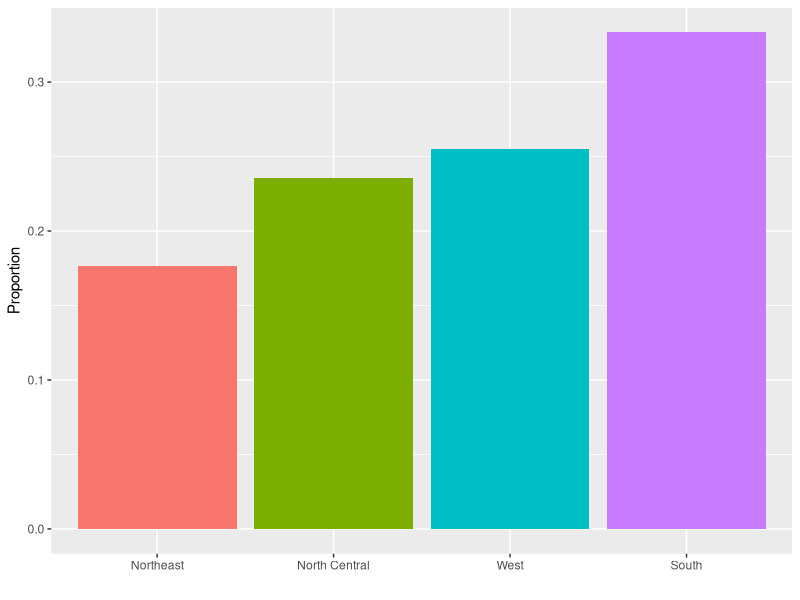
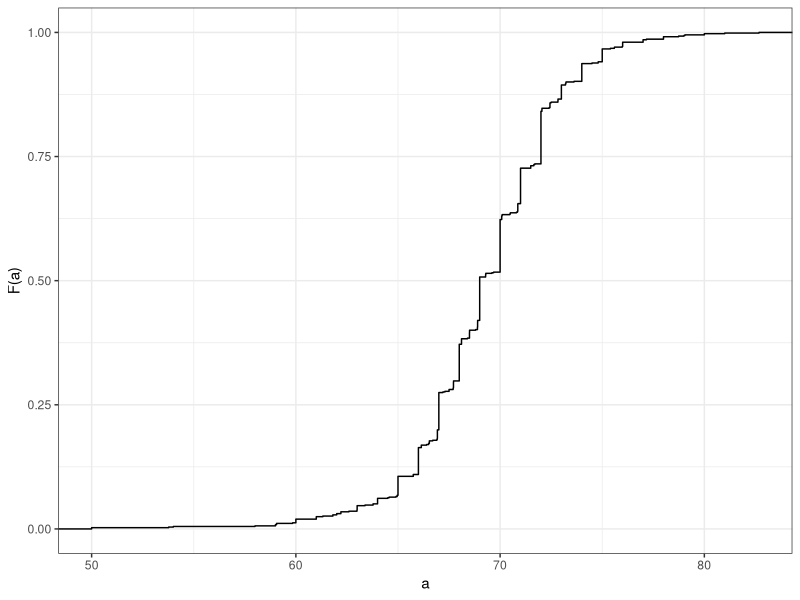
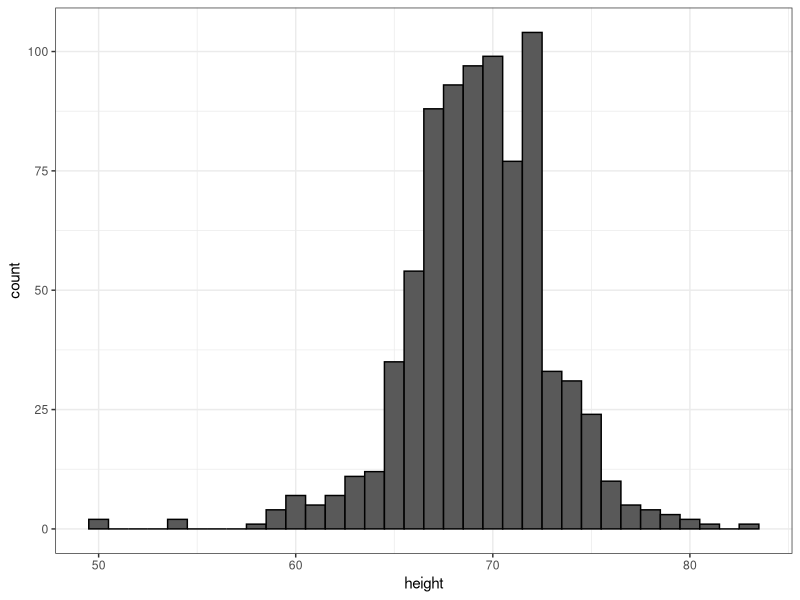
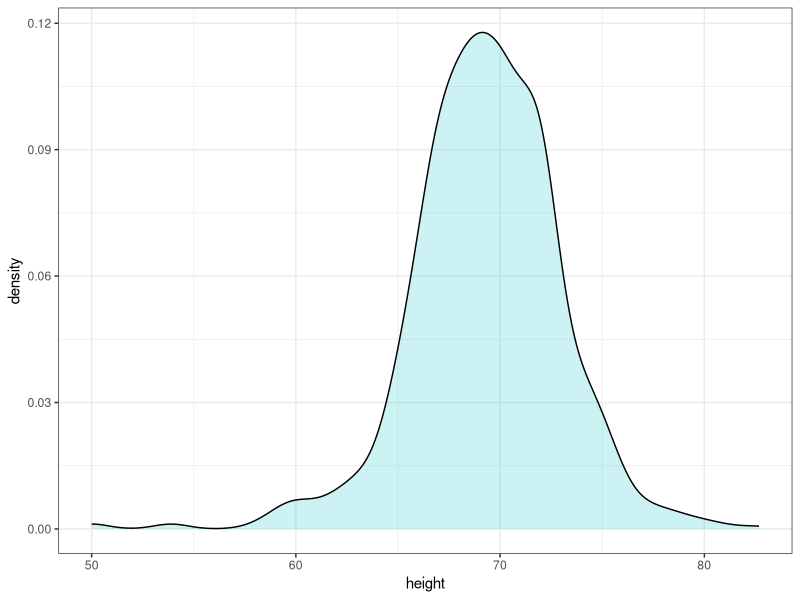
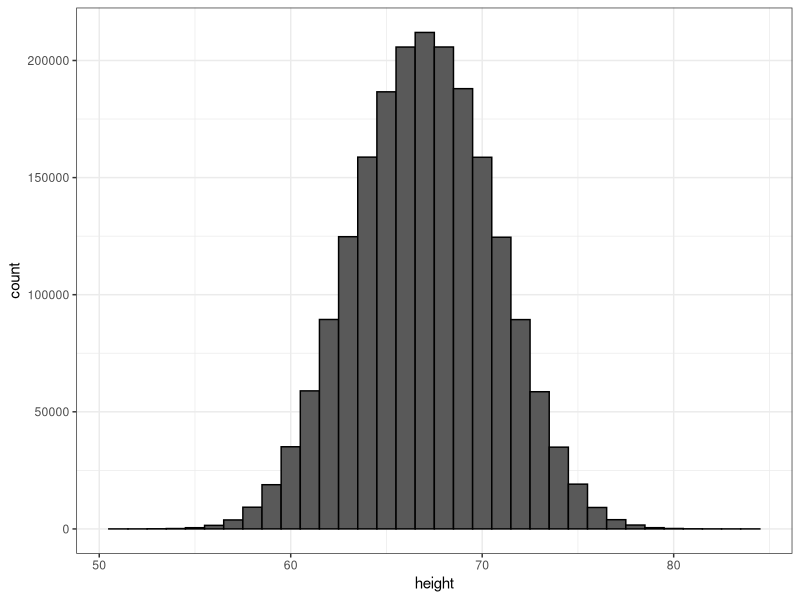
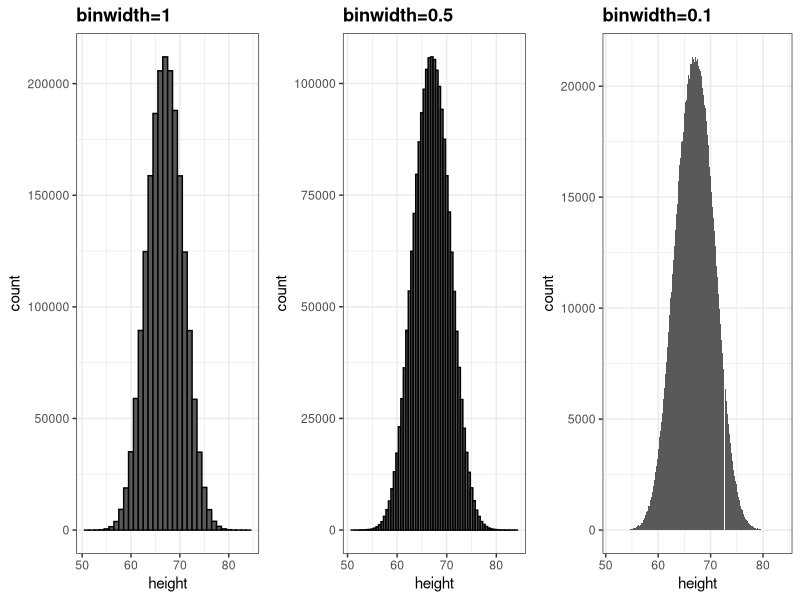
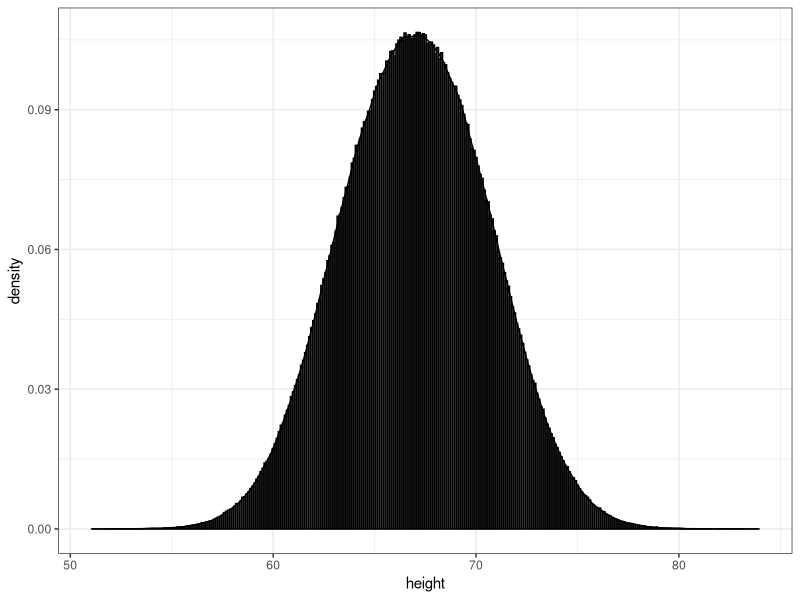
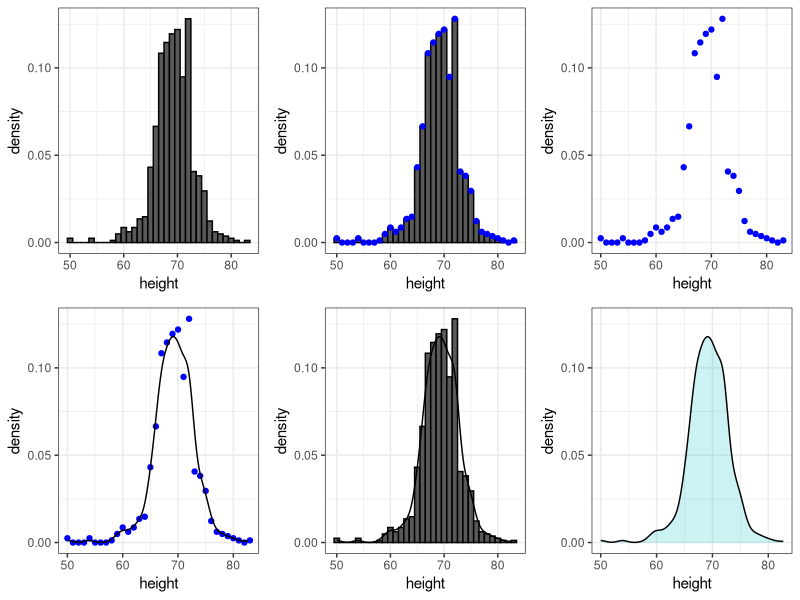

R code for these plots, in order:
## ---- chunk 1
library(tidyverse)
library(dslabs)
data(heights)
## ---- chunk 2
prop.table(table(heights$sex))
## ---- chunk 3
murders %>% group_by(region) %>%
summarize(n = n()) %>%
mutate(Proportion = n/sum(n),
region = reorder(region, Proportion)) %>%
ggplot(aes(x=region, y=Proportion, fill=region)) +
geom_bar(stat = "identity", show.legend = FALSE) +
xlab("")
## ---- chunk 4
ds_theme_set()
heights %>% filter(sex=="Male") %>% ggplot(aes(height)) +
stat_ecdf() +
ylab("F(a)") + xlab("a")
## ---- chunk 5
heights %>%
filter(sex=="Male") %>%
ggplot(aes(height)) +
geom_histogram(binwidth = 1, color = "black")
## ---- chunk 6
heights %>%
filter(sex=="Male") %>%
ggplot(aes(height)) +
geom_density(alpha = .2, fill= "#00BFC4", color = 0) +
geom_line(stat='density')
## ---- chunk 7
set.seed(1988)
x <- data.frame(height = c(rnorm(1000000,69,3), rnorm(1000000,65,3)))
x %>% ggplot(aes(height)) + geom_histogram(binwidth = 1, color = "black")
## ---- chunk 8
p1 <- x %>% ggplot(aes(height)) + geom_histogram(binwidth = 1, color = "black") + ggtitle("binwidth=1")
p2 <- x %>% ggplot(aes(height)) + geom_histogram(binwidth = 0.5, color="black") + ggtitle("binwidth=0.5")
p3 <- x %>% ggplot(aes(height)) + geom_histogram(binwidth = 0.1) + ggtitle("binwidth=0.1")
library(gridExtra)
grid.arrange(p1, p2, p3, nrow = 1)
## ---- chunk 9
x %>% ggplot(aes(height)) +
geom_histogram(aes(y=..density..), binwidth = 0.1, color = I("black")) +
geom_line(stat='density')
## ---- chunk 10
hist1 <- heights %>%
filter(sex=="Male") %>%
ggplot(aes(height)) +
geom_histogram(aes(y=..density..), binwidth = 1, color="black")
hist2 <- hist1 +
geom_line(stat='density')
hist3 <- hist1 +
geom_point(data = ggplot_build(hist2)$data[[1]], aes(x,y), col = "blue")
hist4 <- ggplot() + geom_point(data = ggplot_build(hist2)$data[[1]], aes(x,y), col = "blue") +
xlab("height") + ylab("density")
hist5 <- hist4 + geom_line(data = ggplot_build(hist2)$data[[2]], aes(x,y))
hist6 <- heights %>%
filter(sex=="Male") %>%
ggplot(aes(height)) +
geom_density(alpha = 0.2, fill="#00BFC4", col = 0) +
geom_line(stat='density') +
scale_y_continuous(limits = layer_scales(hist2)$y$range$range)

grid.arrange(hist1, hist3, hist4, hist5, hist2, hist6, nrow=2)
## ---- chunk 11
p1 <- heights %>%
filter(sex=="Male")%>% ggplot(aes(height)) +
geom_histogram(aes(y=..density..), binwidth = 1, alpha = 0.5) +
geom_line(stat='density', adjust = 0.5)

p2 <- heights %>%
filter(sex=="Male") %>% ggplot(aes(height)) +
geom_histogram(aes(y=..density..), binwidth = 1, alpha = 0.5) +
geom_line(stat='density', adjust = 2)

grid.arrange(p1,p2, ncol=2)
## ---- chunk 12
d <- with(heights, density(height[sex=="Male"]))
tmp <- data.frame(height=d$x, density=d$y)
tmp %>% ggplot(aes(height,density)) + geom_line() +
geom_area(aes(x=height,y=density), data = filter(tmp, between(height, 65, 68)), alpha=0.2, fill="#00BFC4")
## ---- chunk 13
heights %>%
filter(sex=="Male") %>%
ggplot(aes(height)) +
geom_density(alpha=.2, fill= "#00BFC4", color = 0) +
geom_line(stat='density')
## ---- chunk 14
heights %>%
ggplot(aes(height, fill=sex)) +
geom_density(alpha = 0.2, color = 0) +
geom_line(stat='density')
## ---- chunk 15
library(dslabs)
ds_theme_set()
data(murders)
murders %>% group_by(region) %>%
summarize(n = n()) %>%
mutate(Proportion = n/sum(n),
region = reorder(region, Proportion)) %>%
ggplot(aes(x=region, y=Proportion, fill=region)) +
geom_bar(stat = "identity", show.legend = FALSE) +
xlab("")
## ---- chunk 16
heights %>% filter(sex == "Male") %>% ggplot(aes(height)) +
stat_ecdf() +
ylab("F(a)") + xlab("a")
## ---- chunk 17
murders %>% mutate(murder_rate = total/population * 10^5) %>%
ggplot(aes(murder_rate)) +
stat_ecdf() +
ylab("F(a)") + xlab("a")
## ---- chunk 18
heights %>%
filter(sex == "Male") %>%
ggplot(aes(height)) +
geom_histogram(binwidth = 1, color = "black")
## ---- chunk 19
murders %>% ggplot(aes(x=population/10^6)) +
geom_density(fill = "grey") +
scale_x_log10() +
xlab("População em milhões")+
ylab("Densidade")
## ---- chunk 20
library(gridExtra)
p1 <- murders %>% ggplot(aes(x=population/10^6)) +
geom_density(fill = "grey", bw = 5) + xlab("População em milhões") + ylab("Densidade") + ggtitle("1")
p2 <- murders %>% ggplot(aes(x=population/10^6)) +
geom_density(fill = "grey", bw = .05) + scale_x_log10() + xlab("População em milhões") + ylab("Densidade") + ggtitle("2")
p3 <- murders %>% ggplot(aes(x=population/10^6)) +
geom_density(fill = "grey", bw = 1) + scale_x_log10() + xlab("População em milhões") + ylab("Densidade") + ggtitle("3")
grid.arrange(p1,p2,p3,ncol=2)
## ---- chunk 21
mu <- 0; s <- 1
norm_dist <- data.frame(x=seq(-4,4,len=50)*s+mu) %>% mutate(density=dnorm(x,mu,s))
norm_dist %>% ggplot(aes(x,density)) + geom_line()
## ---- chunk 22
m <- sum(x)/ length(x)
## ---- chunk 23
s <- sqrt(sum((x-mu)^2)/ length(x))
## ---- chunk 24
index <- heights$sex == "Male"
x <- heights$height[index]
## ---- chunk 25
m <- mean(x)
s <- sd(x)
c(average = m, sd = s)
## ---- chunk 26
norm_dist <- data.frame(x = seq(-4, 4, len=50)*s + m) %>%
mutate(density = dnorm(x, m, s))

heights %>% filter(sex == "Male") %>% ggplot(aes(height)) +
geom_density(fill="#0099FF") +
geom_line(aes(x, density), data = norm_dist, lwd=1.5)
## ---- chunk 27
z <- scale(x)
## ---- chunk 28
mean(abs(z) < 2)
## ---- chunk 29
pnorm(-1.96)
## ---- chunk 30
qnorm(0.975)
## ---- chunk 31
qnorm(0.975, mean = 5, sd = 2)
## ---- chunk 32
mean(x <= 69.5)
## ---- chunk 33
p <- seq(0.05, 0.95, 0.05)
## ---- chunk 34
sample_quantiles <- quantile(x, p)
## ---- chunk 35
theoretical_quantiles <- qnorm(p, mean = mean(x), sd = sd(x))
## ---- chunk 36
qplot(theoretical_quantiles, sample_quantiles) + geom_abline()
## ---- chunk 37
data(murders)
murders <- murders %>% mutate(rate = total/population*100000)
library(gridExtra)
p1 <- murders %>% ggplot(aes(x=rate)) + geom_histogram(binwidth = 1) + ggtitle("Histogram")
p2 <- murders %>% ggplot(aes(sample=rate)) +
geom_qq(dparams=summarize(murders, mean=mean(rate), sd=sd(rate))) +
geom_abline() + ggtitle("QQ-plot")
grid.arrange(p1, p2, ncol = 2)
## ---- chunk 38
murders %>% ggplot(aes("",rate)) + geom_boxplot() +
coord_cartesian(xlim = c(0, 2)) + xlab("")
## ---- chunk 39
heights %>% ggplot(aes(x=sex, y=height, fill=sex)) +
geom_boxplot()
## ---- chunk 40
p1 <- heights %>% filter(sex == "Female") %>%
ggplot(aes(height)) +
geom_density(fill="#F8766D")
p2 <- heights %>% filter(sex == "Female") %>%
ggplot(aes(sample=scale(height))) +
geom_qq() + geom_abline() + ylab("Standard Units")
grid.arrange(p1, p2, ncol=2)
## ---- chunk 41
heights %>% filter(sex == "Female") %>%
top_n(5, desc(height)) %>%
pull(height)
## ---- chunk 42
library(tidyverse)
library(dslabs)
ds_theme_set()
data(gapminder)
tab <- gapminder %>% filter(year == 2010) %>% group_by(continent) %>% select(continent, population)
tab %>% ggplot(aes(x=continent, y=population/10^6)) +
geom_boxplot() +
scale_y_continuous(trans = "log10", breaks = c(1,10,100,1000)) + ylab("Population in millions")
## ---- chunk 43
murders %>% ggplot(aes(region)) + geom_bar()
## ---- chunk 44
data(murders)
tab <- murders %>%
count(region) %>%
mutate(proportion = n/sum(n))
tab
## ---- chunk 45
tab %>% ggplot(aes(region, proportion)) + geom_bar(stat = "identity")
## ---- chunk 46
heights %>%
filter(sex == "Female") %>%
ggplot(aes(height)) +
geom_histogram(binwidth = 1, fill = "blue", col = "black") +
xlab("Male heights in inches") +
ggtitle("Histogram")
## ---- chunk 47
heights %>%
filter(sex == "Female") %>%
ggplot(aes(height)) +
geom_density(fill="blue")
## ---- chunk 48
heights %>% ggplot(aes(sex, height)) +
geom_boxplot()
## ---- chunk 49
heights %>% filter(sex=="Male") %>%
ggplot(aes(sample = height)) +
geom_qq()
## ---- chunk 50
x <- expand.grid(x = 1:12, y = 1:10) %>%
mutate(z = 1:120)
## ---- chunk 51
x %>% ggplot(aes(x, y, fill = z)) +
geom_raster() +
scale_fill_gradientn(colors = terrain.colors(10))
## ---- chunk 52
x <- heights %>%
filter(sex=="Male") %>%
pull(height)
## ---- chunk 53
qplot(x, bins=15, color = I("black"), xlab = "Population")
